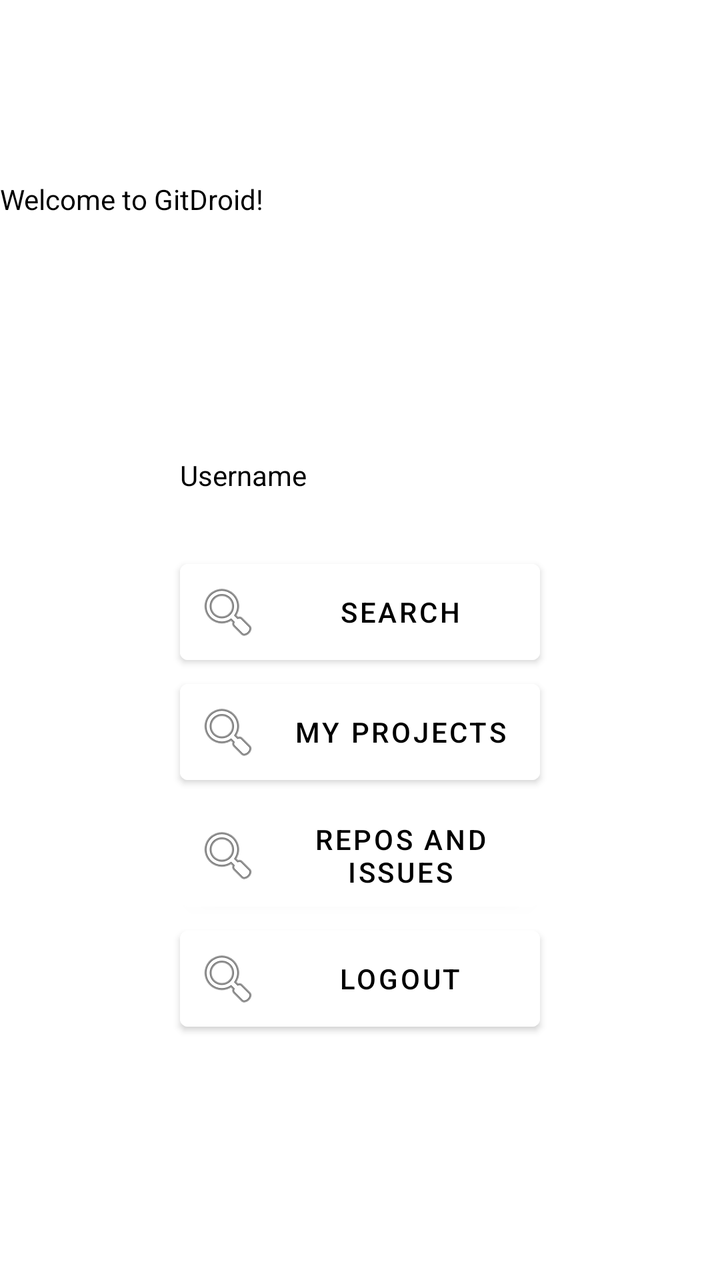
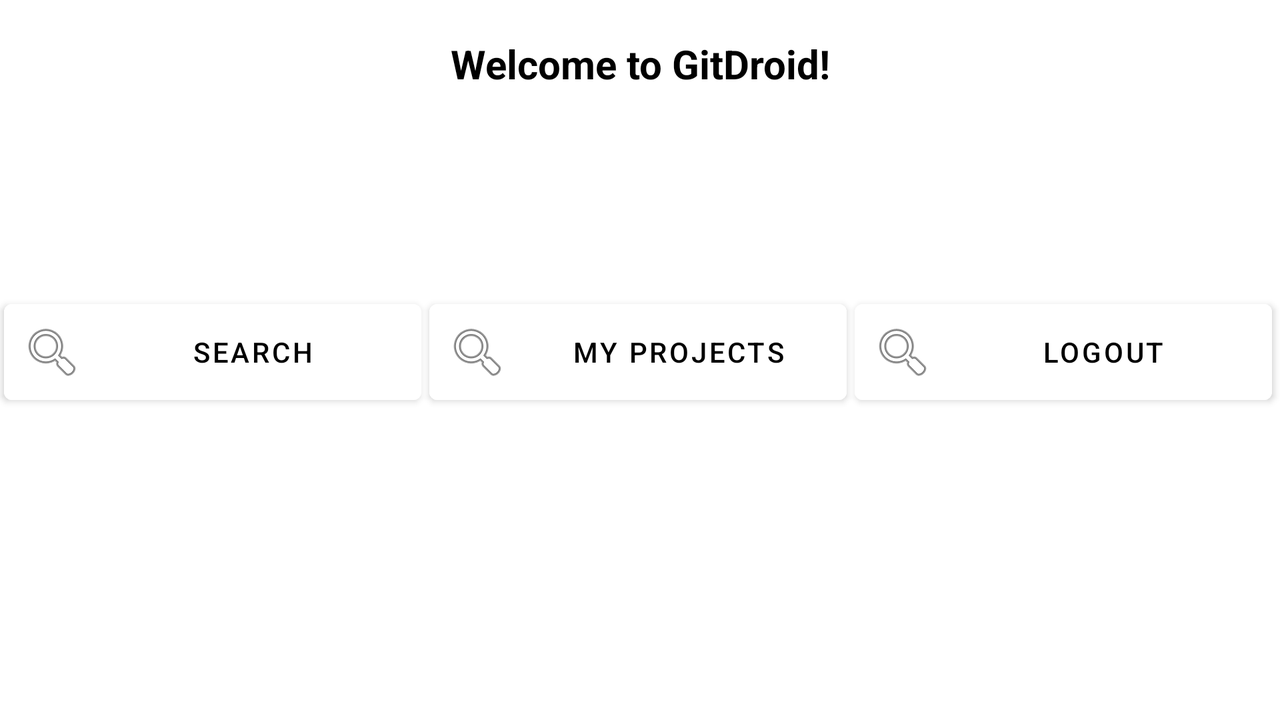

One screen, two layout resources from the same app: the default and the repository's alternative for another configuration. Each is rendered where Android would select it; the XML of both is given below.
<!-- AndroidManifest.xml: application theme Theme.GitDroid -->
<!-- res/layout/fragment_hello.xml -->
<?xml version="1.0" encoding="utf-8"?>
<LinearLayout xmlns:android="http://schemas.android.com/apk/res/android"
    xmlns:app="http://schemas.android.com/apk/res-auto"
    xmlns:tools="http://schemas.android.com/tools"
    android:layout_width="match_parent"
    android:layout_height="match_parent"
    android:orientation="vertical"
    tools:context=".presentation.fragments.HelloFragment">

    <TextView
        android:id="@+id/welcomeTv"
        android:layout_width="match_parent"
        android:layout_height="48dp"
        android:layout_marginTop="90dp"
        android:text="Welcome to GitDroid!"
        android:textColor="#000" />


    <ImageView
        android:id="@+id/userAvatarImg"
        android:layout_width="90dp"
        android:layout_height="90dp"
        android:layout_gravity="center"
        android:src="@drawable/icon_github" />

    <TextView
        android:id="@+id/userNameTv"
        android:layout_width="match_parent"
        android:layout_height="48dp"
        android:layout_marginLeft="90dp"
        android:layout_marginRight="90dp"
        android:text="Username"
        android:textColor="#000" />

    <Button
        android:id="@+id/searchBtn"
        android:layout_width="match_parent"
        android:layout_height="wrap_content"
        android:layout_marginLeft="90dp"
        android:layout_marginRight="90dp"
        android:backgroundTint="#fff"
        android:drawableLeft="@android:drawable/ic_menu_search"
        android:drawablePadding="8dp"
        android:padding="8dp"
        android:textColor="#000"
        android:text="Search" />

    <Button
        android:id="@+id/myProjBtn"
        android:layout_width="match_parent"
        android:layout_height="wrap_content"
        android:layout_marginLeft="90dp"
        android:layout_marginRight="90dp"
        android:backgroundTint="#fff"
        android:drawableLeft="@android:drawable/ic_menu_search"
        android:drawablePadding="8dp"
        android:padding="8dp"
        android:textColor="#000"
        android:text="My projects" />

    <Button
        android:id="@+id/repoAndIssBtn"
        android:layout_width="match_parent"
        android:layout_height="wrap_content"
        android:layout_marginLeft="90dp"
        android:layout_marginRight="90dp"
        android:backgroundTint="#fff"
        android:drawableLeft="@android:drawable/ic_menu_search"
        android:drawablePadding="8dp"
        android:padding="8dp"
        android:textColor="#000"
        android:text="Repos and issues" />

    <Button
        android:id="@+id/logoutBtn"
        android:layout_width="match_parent"
        android:layout_height="wrap_content"
        android:layout_marginLeft="90dp"
        android:layout_marginRight="90dp"
        android:backgroundTint="#fff"
        android:drawableLeft="@android:drawable/ic_menu_search"
        android:drawablePadding="8dp"
        android:padding="8dp"
        android:textColor="#000"
        android:text="Logout" />

</LinearLayout>
<!-- resources referenced by this layout -->
<resources>
  <style name="Theme.GitDroid" parent="Theme.MaterialComponents.DayNight.DarkActionBar">
          
          <item name="colorPrimary">@color/purple_500</item>
          <item name="colorPrimaryVariant">@color/purple_700</item>
          <item name="colorOnPrimary">@color/white</item>
          
          <item name="colorSecondary">@color/teal_200</item>
          <item name="colorSecondaryVariant">@color/teal_700</item>
          <item name="colorOnSecondary">@color/black</item>
          
          <item name="android:statusBarColor">?attr/colorPrimaryVariant</item>
          
      </style>
  <color name="purple_500">#FF6200EE</color>
  <color name="purple_700">#FF3700B3</color>
  <color name="white">#FFFFFFFF</color>
  <color name="teal_200">#FF03DAC5</color>
  <color name="teal_700">#03685F</color>
  <color name="black">#FF000000</color>
</resources>
<!-- res/layout-land/fragment_hello.xml (the repository's variant of the layout above) -->
<!-- drawn on the phone turned sideways -->
<?xml version="1.0" encoding="utf-8"?>
<LinearLayout xmlns:android="http://schemas.android.com/apk/res/android"
    xmlns:app="http://schemas.android.com/apk/res-auto"
    xmlns:tools="http://schemas.android.com/tools"
    android:layout_width="match_parent"
    android:layout_height="match_parent"
    android:orientation="vertical"
    tools:context=".presentation.fragments.HelloFragment">

    <TextView
        android:id="@+id/welcomeTv"
        android:layout_width="match_parent"
        android:layout_height="48dp"
        android:layout_marginTop="8dp"
        android:gravity="center"
        android:textSize="20sp"
        android:textStyle="bold"
        android:text="Welcome to GitDroid!"
        android:textColor="#000" />

    <ImageView
        android:id="@+id/userAvatarImg"
        android:layout_width="90dp"
        android:layout_height="90dp"
        android:layout_gravity="center"
        android:src="@drawable/icon_github" />

    <LinearLayout
        android:layout_width="match_parent"
        android:layout_height="match_parent"
        android:orientation="horizontal">

        <Button
            android:id="@+id/searchBtn"
            android:layout_width="0dp"
            android:layout_height="wrap_content"
            android:layout_marginLeft="2dp"
            android:layout_marginRight="2dp"
            android:layout_weight="1"
            android:backgroundTint="#fff"
            android:drawableLeft="@android:drawable/ic_menu_search"
            android:drawablePadding="8dp"
            android:padding="8dp"
            android:text="Search"
            android:textColor="#000" />

        <Button
            android:id="@+id/myProjBtn"
            android:layout_width="0dp"
            android:layout_height="wrap_content"
            android:layout_weight="1"
            android:layout_marginLeft="2dp"
            android:layout_marginRight="2dp"
            android:backgroundTint="#fff"
            android:drawableLeft="@android:drawable/ic_menu_search"
            android:drawablePadding="8dp"
            android:padding="8dp"
            android:text="My projects"
            android:textColor="#000" />

        <Button
            android:id="@+id/logoutBtn"
            android:layout_width="0dp"
            android:layout_height="wrap_content"
            android:layout_weight="1"
            android:layout_marginLeft="2dp"
            android:layout_marginRight="4dp"
            android:backgroundTint="#fff"
            android:drawableLeft="@android:drawable/ic_menu_search"
            android:drawablePadding="8dp"
            android:padding="8dp"
            android:text="Logout"
            android:textColor="#000" />
    </LinearLayout>


</LinearLayout>
